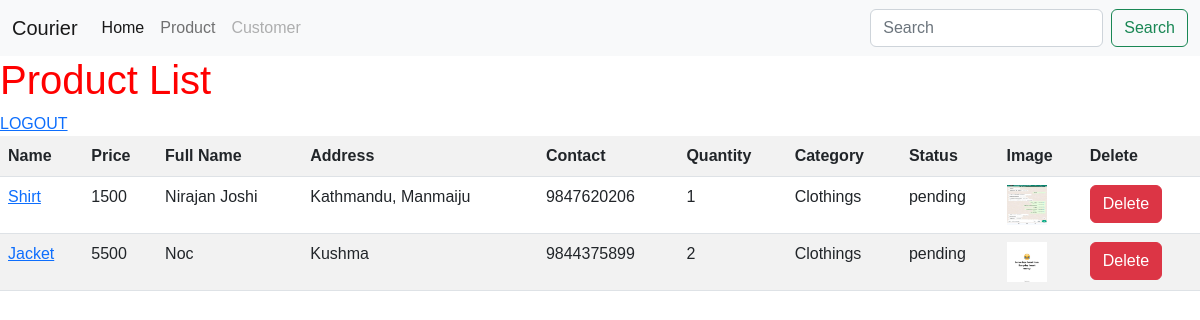
The app's page /product/product-list/ with its own data.
### product/models.py (models this page shows, shortened)
class Product(models.Model):
    STATUS_CHOICE=(
        ('pending',"PENDING"),
        ('delivered','DELIVERED'),
        ('return','RETURN')
    )
    weight=models.ForeignKey(Weight, on_delete=models.CASCADE)
    name=models.CharField(max_length=255)
    price=models.CharField(max_length=255)
    quantity=models.IntegerField()
    category=models.CharField(max_length=255)
    fullname=models.CharField(max_length=255)
    contact=models.CharField(max_length=255)
    address=models.CharField(max_length=255)
    status=models.CharField(max_length=50, choices=STATUS_CHOICE)
    shipping_address=models.CharField(max_length=255, null=True, blank=True)
    remarks=models.TextField(null=True, blank=True )
    image=models.ImageField(upload_to='product_image/', blank=True, null=True)
    user=models.ForeignKey(User, on_delete=models.CASCADE, null= True)
    created=models.DateTimeField(auto_now_add=True)
    modified=models.DateTimeField(auto_now=True)

### product/views.py (the view)
# urls.py: path('product-list/', product_list, name='product_list'),
def product_list(request):
    products=Product.objects.all()
    context={'products':products}
    return render(request, 'product_list.html', context)

### product/templates/product_list.html
{% extends 'base.html' %}
{% block navbar %}
    {% include 'components/navbar.html' %}
{% endblock navbar %}
{% block content %}
    <h1>Product List</h1>
    <a href="{% url 'user:logout' %}">
        LOGOUT
    </a>
    <table class="table table-striped">
        <tr>
            <th>Name</th>
            <th>Price</th>
            <th>Full Name</th>
            <th>Address</th>
            <th>Contact</th>
            <th>Quantity</th>
            <th>Category</th>
            <th>Status</th>
            <th>Image</th>
            <th>Delete</th>
        </tr>
        {% for product in products %}
        <tr>
            <td><a href="{% url 'product:edit_product' product.id %}">{{product.name}}</a></td>
            <td>{{product.price}}</td>
            <td>{{product.fullname}}</td>
            <td>{{product.address}}</td>
            <td>{{product.contact}}</td>
            <td>{{product.quantity}}</td>
            <td>{{product.category}}</td>
            <td>{{product.status}}</td>
            <td>
                {% if product.image %}
                    <img width="40", height="40" src="{{product.image.url}}", alt="Loading...">
                {% else %}
                    <span>Image not Uploaded</span>
                {% endif %}
            </td>
            <td><a href="{% url 'product:delete_product' product.id %}" class="btn btn-danger">Delete</a></td>
        </tr>
        {% endfor %}
    </table>
{% endblock content %}

### staticfiles/css/style.css (style rules this page uses)
* { margin: 0; box-sizing: border-box; }
body { font-family: sans-serif; font-size: 16px; }
h1 { color: red; }

### records on screen
Product: name "Shirt", price "1500", fullname "Nirajan Joshi", address "Kathmandu, Manmaiju", contact "9847620206", quantity "1", category "Clothings", status "pending", image (picture)
Product: name "Jacket", price "5500", fullname "Noc", address "Kushma", contact "9844375899", quantity "2", category "Clothings", status "pending", image (picture)
